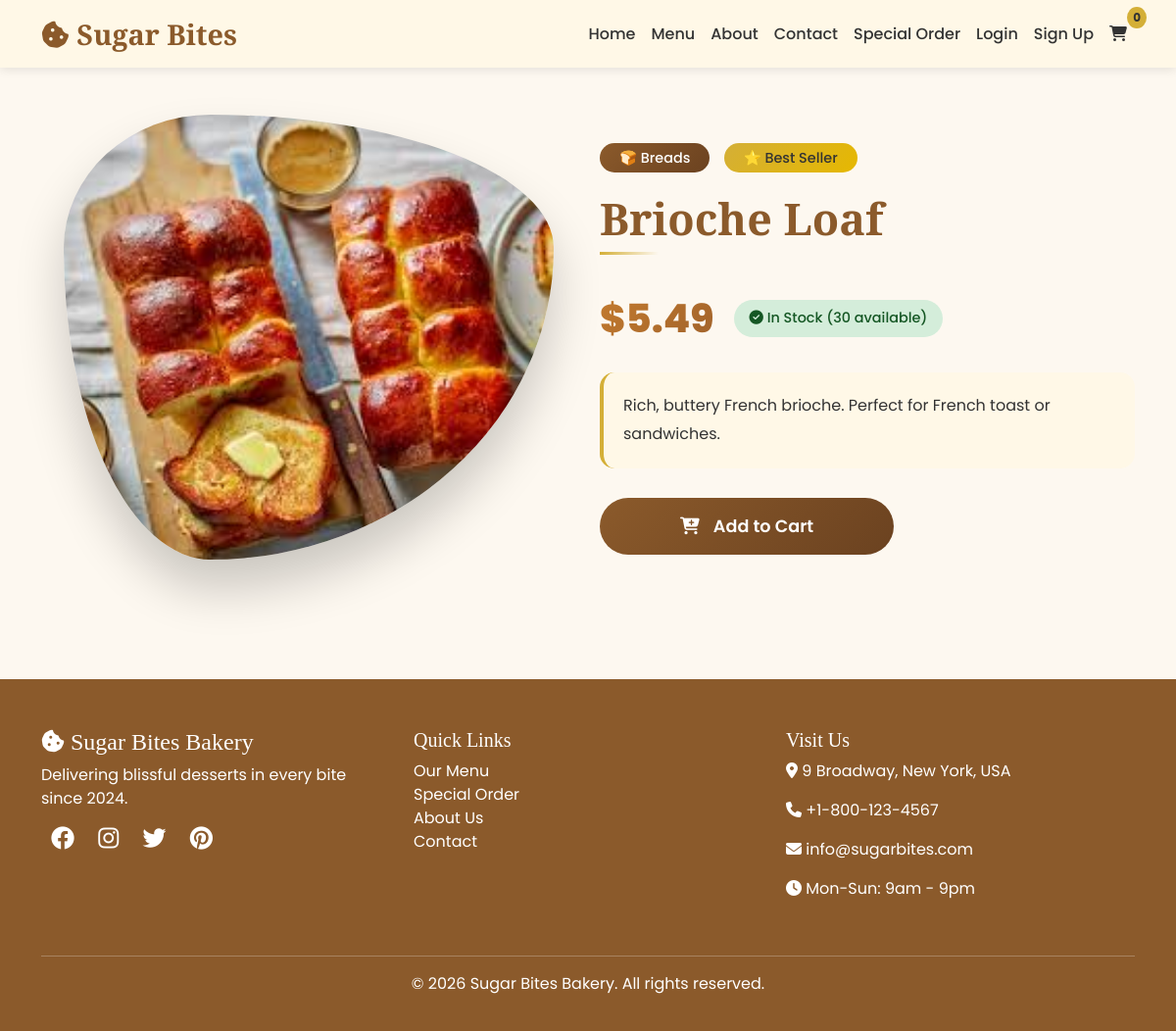
Screenshot of /product/33/ with the database file from the repository.
### bakery/models.py (models this page shows, shortened)
class Product(models.Model):
    CATEGORY_CHOICES = [
        ('cookies', '🍪 Cookies'),
        ('lattes', '☕ Lattes'),
        ('waffles', '🧇 Waffles'),
        ('cakes', '🎂 Cakes'),
        ('drinks', '🥤 Drinks'),
        ('pastries', '🥐 Pastries'),    # NEW
        ('breads', '🍞 Breads'),         # NEW
    ]
    name = models.CharField(max_length=200)
    category = models.CharField(max_length=20, choices=CATEGORY_CHOICES)
    description = models.TextField()
    price = models.DecimalField(max_digits=10, decimal_places=2)
    image = models.ImageField(upload_to=get_product_image_path, blank=True, null=True)
    is_best_seller = models.BooleanField(default=False)
    stock = models.IntegerField(default=10)
    created_at = models.DateTimeField(auto_now_add=True)
    class Meta:
        ordering = ['-created_at']

### bakery/views.py (the view)
# urls.py: path('product/<int:product_id>/', views.product_detail, name='product_detail'),
def product_detail(request, product_id):
    product = get_object_or_404(Product, id=product_id)
    return render(request, 'bakery/product_detail.html', {'product': product})

### bakery/context_processors.py (called while the page is built)
def cart_count(request):
    cart = request.session.get('cart', {})
    count = sum(item['quantity'] for item in cart.values())
    return {'cart_count': count}

### bakery/templates/bakery/product_detail.html (shortened to what this page needs)
{% extends 'bakery/base.html' %}
{% block content %}
<div class="container py-5">
    <div class="row align-items-center">
        <div class="col-lg-6 mb-4">
            <div class="product-image-wrapper">
                {% if product.image %}
                    <img src="{{ product.image.url }}" alt="{{ product.name }}" class="product-image">
                {% else %}
                    <img src="https://images.unsplash.com/photo-1499636136210-6f4ee915583e?w=600" alt="{{ product.name }}" class="product-image">
                {% endif %}
                <div class="image-overlay">
                </div>
            </div>
        </div>
        <div class="col-lg-6">
            <div class="product-info">
                <div class="category-badge">
                    <span class="badge">{{ product.get_category_display }}</span>
                    {% if product.is_best_seller %}
                        <span class="badge best-seller">⭐ Best Seller</span>
                    {% endif %}
                </div>
                <h1 class="product-title">{{ product.name }}</h1>
                <div class="price-container">
                    <div class="price">${{ product.price }}</div>
                    <div class="stock-status {% if product.stock > 0 %}in-stock{% else %}out-stock{% endif %}">
                        {% if product.stock > 0 %}
                            <i class="fas fa-check-circle"></i> In Stock ({{ product.stock }} available)
                        {% else %}
                            <i class="fas fa-times-circle"></i> Out of Stock
                        {% endif %}
                    </div>
                </div>
                <div class="description">
                    <p>{{ product.description }}</p>
                </div>
                <div class="product-actions">
                    {% if product.stock > 0 %}
                        <button class="btn-add-to-cart" onclick="addToCart({{ product.id }}, '{{ product.name }}', {{ product.price }})">
                            <i class="fas fa-cart-plus"></i> Add to Cart
                        </button>
                    {% else %}
                        <button class="btn-out-of-stock" disabled>
                            <i class="fas fa-times"></i> Out of Stock
                        </button>
                    {% endif %}
                </div>
            </div>
        </div>
    </div>
</div>
{% endblock %}

### bakery/templates/bakery/base.html (style rules this page uses)
:root { --warm-brown: #8B5A2B; --cream: #FFF8E7; --gold: #D4AF37; --dark-gray: #333333; --light-cream: #FDF8F0; --honey: #F0A500; --caramel: #C47B2E; }
* { font-family: 'Poppins', sans-serif; }
h1, h2, h3, h4, h5, h6 { font-family: 'Playfair Display', serif; }
body { background-color: var(--light-cream); color: var(--dark-gray); }
.price { font-size: 1.5rem; font-weight: 700; color: var(--caramel); transition: all 0.3s ease; display: inline-block; }
body > div:not(.navbar):not(footer) { animation: pageFadeIn 0.6s cubic-bezier(0.2, 0.9, 0.4, 1.1); }
html { scroll-behavior: smooth; }

### bakery/templates/bakery/product_detail.html (style rules this page uses)
.product-image-wrapper { position: relative; border-radius: 30% 70% 70% 30% / 30% 30% 70% 70%; overflow: hidden; animation: morphShape 10s ease-in-out infinite; box-shadow: 0 30px 50px rgba(0,0,0,0.2); max-width: 500px; margin: 0 auto; cursor: pointer; transition: all 0.5s ease; }
.product-image { width: 100%; height: auto; display: block; transition: transform 0.8s cubic-bezier(0.25, 0.46, 0.45, 0.94); }
.image-overlay { position: absolute; bottom: -50px; left: 0; right: 0; background: linear-gradient(to top, rgba(139, 90, 43, 0.9), transparent); color: white; text-align: center; padding: 20px; transition: bottom 0.4s ease; font-size: 14px; }
.product-info { animation: slideIn 0.8s ease-out; }
.category-badge { margin-bottom: 20px; }
.category-badge .badge { background: linear-gradient(135deg, var(--warm-brown), #6B4220); color: white; padding: 8px 20px; border-radius: 30px; font-size: 0.9rem; font-weight: 500; margin-right: 10px; }
.category-badge .best-seller { background: linear-gradient(135deg, var(--gold), #E6B800); color: #333; }
.product-title { font-size: 2.8rem; font-weight: 700; color: var(--warm-brown); margin-bottom: 20px; position: relative; display: inline-block; }
.product-title::after { content: ''; position: absolute; bottom: -10px; left: 0; width: 60px; height: 3px; background: linear-gradient(90deg, var(--gold), transparent); animation: expandWidth 0.6s ease-out; }
.price-container { display: flex; align-items: center; gap: 20px; margin: 25px 0; flex-wrap: wrap; }
.price { font-size: 2.5rem; font-weight: 800; color: var(--caramel); background: linear-gradient(135deg, var(--caramel), #A0622B); background-clip: text; -webkit-background-clip: text; -webkit-text-fill-color: transparent; animation: pulse 2s infinite; }
.stock-status { padding: 8px 16px; border-radius: 30px; font-size: 0.9rem; font-weight: 500; }
.stock-status.in-stock { background-color: #d4edda; color: #155724; }
.description { margin: 25px 0; padding: 20px; background: var(--cream); border-radius: 15px; border-left: 4px solid var(--gold); transition: transform 0.3s ease, box-shadow 0.3s ease; }
.description p { margin: 0; line-height: 1.8; color: var(--dark-gray); }
.product-actions { margin-top: 30px; }
.btn-add-to-cart { position: relative; background: linear-gradient(135deg, var(--warm-brown), #6B4220); color: white; border: none; padding: 16px 40px; border-radius: 50px; font-size: 1.1rem; font-weight: 600; cursor: pointer; overflow: hidden; transition: all 0.3s ease; width: 100%; max-width: 300px; }
.btn-add-to-cart i { margin-right: 10px; transition: transform 0.3s ease; }
.btn-add-to-cart { position: relative; overflow: hidden; }

### rows the page displays
Product: image (picture), category "🍞 Breads", name "Brioche Loaf", price "5.49", stock "30", description "Rich, buttery French brioche. Perfect for French toast or sandwiches."
